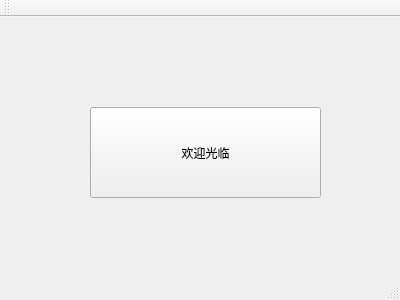
<?xml version="1.0" encoding="UTF-8"?>
<ui version="4.0">
 <class>MainWindow</class>
 <widget class="QMainWindow" name="MainWindow">
  <property name="geometry">
   <rect>
    <x>0</x>
    <y>0</y>
    <width>400</width>
    <height>300</height>
   </rect>
  </property>
  <property name="windowTitle">
   <string>MainWindow</string>
  </property>
  <widget class="QWidget" name="centralWidget">
   <widget class="QPushButton" name="welcomButton">
    <property name="geometry">
     <rect>
      <x>90</x>
      <y>90</y>
      <width>231</width>
      <height>91</height>
     </rect>
    </property>
    <property name="text">
     <string>欢迎光临</string>
    </property>
   </widget>
  </widget>
  <widget class="QMenuBar" name="menuBar">
   <property name="geometry">
    <rect>
     <x>0</x>
     <y>0</y>
     <width>400</width>
     <height>31</height>
    </rect>
   </property>
  </widget>
  <widget class="QToolBar" name="mainToolBar">
   <attribute name="toolBarArea">
    <enum>TopToolBarArea</enum>
   </attribute>
   <attribute name="toolBarBreak">
    <bool>false</bool>
   </attribute>
  </widget>
  <widget class="QStatusBar" name="statusBar"/>
 </widget>
 <layoutdefault spacing="6" margin="11"/>
 <resources/>
 <connections/>
</ui>
